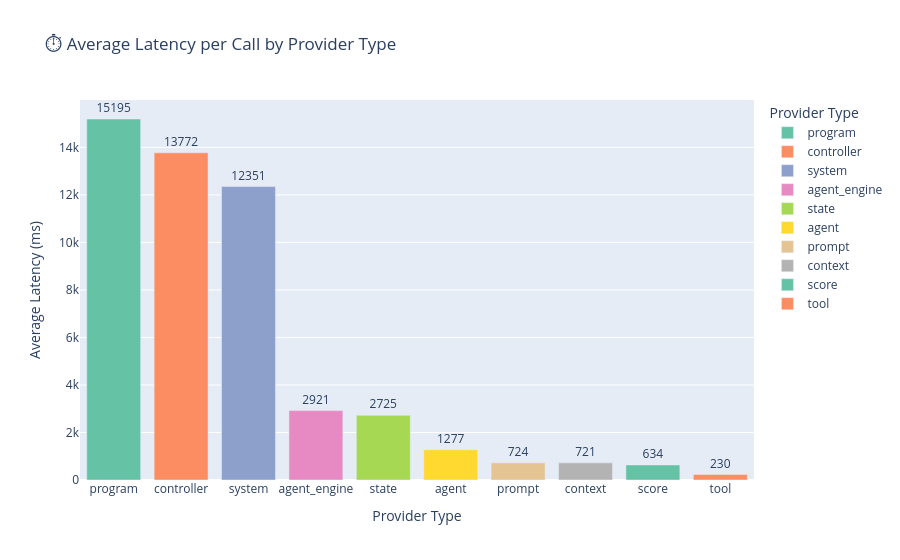

The code cell stored with this chart in its notebook:
### Markdown cell above
### ⏱️ Average Latency per Call by Provider Type

This bar chart displays the **average execution time per invocation** for each `provider_type`, providing a normalized view of performance cost.

#### 🧠 What this code does:
- Groups the log (`df`) by `provider_type`.
- Calculates:
  - **Total latency** (`sum`)
  - **Call count** (`count`)
  - **Average latency per call** (normalized by dividing total by count)
- Rounds the average values to **integers** for cleaner chart labels.
- Renders a **bar chart** with color-coded provider types using a consistent palette.

#### 🔍 What you're observing:
- This view accounts for how frequently a provider is called, exposing **per-call cost**.
- Helpful for spotting **low-frequency but expensive providers** (e.g., `agent_engine`) vs. **high-frequency lightweight tools**.
- Guides decisions around **caching**, **parallelization**, or **refactoring** based on execution efficiency.

Use this alongside total latency charts to balance **frequency** and **impact** across the system.

### Code cell
import plotly.express as px

# Compute total latency and count
latency_stats = (
    df.groupby("provider_type")["latency_ms"]
    .agg(total_latency="sum", call_count="count")
    .reset_index()
)

# Calculate average latency per call
latency_stats["avg_latency_per_call"] = latency_stats["total_latency"] / latency_stats["call_count"]

# Convert label values to integers for display
latency_stats["avg_latency_label"] = latency_stats["avg_latency_per_call"].round().astype(int)

# Sort for visual clarity
latency_stats = latency_stats.sort_values("avg_latency_per_call", ascending=False)

# Plot
fig = px.bar(
    latency_stats,
    x="provider_type",
    y="avg_latency_per_call",
    text="avg_latency_label",
    title="⏱️ Average Latency per Call by Provider Type",
    labels={"provider_type": "Provider Type", "avg_latency_per_call": "Avg Latency (ms)"},
    color="provider_type",
    color_discrete_sequence=px.colors.qualitative.Set2
)
fig.update_traces(textposition="outside")
fig.update_layout(xaxis_title="Provider Type", yaxis_title="Average Latency (ms)")
fig.show()

### Figure 1 — Plotly figure (JSON) as saved in the notebook; plotly's stock layout.template omitted (floating-point values rounded to 4 significant figures)
{"data": [{"hovertemplate": "Provider Type=%{x}<br>Avg Latency (ms)=%{y}<br>avg_latency_label=%{text}<extra></extra>", "legendgroup": "program", "marker": {"color": "rgb(102,194,165)", "pattern": {"shape": ""}}, "name": "program", "orientation": "v", "showlegend": true, "text": [15200.0], "textposition": "outside", "type": "bar", "x": ["program"], "xaxis": "x", "y": [15200.0], "yaxis": "y"}, {"hovertemplate": "Provider Type=%{x}<br>Avg Latency (ms)=%{y}<br>avg_latency_label=%{text}<extra></extra>", "legendgroup": "controller", "marker": {"color": "rgb(252,141,98)", "pattern": {"shape": ""}}, "name": "controller", "orientation": "v", "showlegend": true, "text": [13770.0], "textposition": "outside", "type": "bar", "x": ["controller"], "xaxis": "x", "y": [13770.0], "yaxis": "y"}, {"hovertemplate": "Provider Type=%{x}<br>Avg Latency (ms)=%{y}<br>avg_latency_label=%{text}<extra></extra>", "legendgroup": "system", "marker": {"color": "rgb(141,160,203)", "pattern": {"shape": ""}}, "name": "system", "orientation": "v", "showlegend": true, "text": [12350.0], "textposition": "outside", "type": "bar", "x": ["system"], "xaxis": "x", "y": [12350.0], "yaxis": "y"}, {"hovertemplate": "Provider Type=%{x}<br>Avg Latency (ms)=%{y}<br>avg_latency_label=%{text}<extra></extra>", "legendgroup": "agent_engine", "marker": {"color": "rgb(231,138,195)", "pattern": {"shape": ""}}, "name": "agent_engine", "orientation": "v", "showlegend": true, "text": [2921.0], "textposition": "outside", "type": "bar", "x": ["agent_engine"], "xaxis": "x", "y": [2921.0], "yaxis": "y"}, {"hovertemplate": "Provider Type=%{x}<br>Avg Latency (ms)=%{y}<br>avg_latency_label=%{text}<extra></extra>", "legendgroup": "state", "marker": {"color": "rgb(166,216,84)", "pattern": {"shape": ""}}, "name": "state", "orientation": "v", "showlegend": true, "text": [2725.0], "textposition": "outside", "type": "bar", "x": ["state"], "xaxis": "x", "y": [2725.0], "yaxis": "y"}, {"hovertemplate": "Provider Type=%{x}<br>Avg Latency (ms)=%{y}<br>avg_latency_label=%{text}<extra></extra>", "legendgroup": "agent", "marker": {"color": "rgb(255,217,47)", "pattern": {"shape": ""}}, "name": "agent", "orientation": "v", "showlegend": true, "text": [1277.0], "textposition": "outside", "type": "bar", "x": ["agent"], "xaxis": "x", "y": [1277.0], "yaxis": "y"}, {"hovertemplate": "Provider Type=%{x}<br>Avg Latency (ms)=%{y}<br>avg_latency_label=%{text}<extra></extra>", "legendgroup": "prompt", "marker": {"color": "rgb(229,196,148)", "pattern": {"shape": ""}}, "name": "prompt", "orientation": "v", "showlegend": true, "text": [724.0], "textposition": "outside", "type": "bar", "x": ["prompt"], "xaxis": "x", "y": [724.0], "yaxis": "y"}, {"hovertemplate": "Provider Type=%{x}<br>Avg Latency (ms)=%{y}<br>avg_latency_label=%{text}<extra></extra>", "legendgroup": "context", "marker": {"color": "rgb(179,179,179)", "pattern": {"shape": ""}}, "name": "context", "orientation": "v", "showlegend": true, "text": [721.0], "textposition": "outside", "type": "bar", "x": ["context"], "xaxis": "x", "y": [721.0], "yaxis": "y"}, {"hovertemplate": "Provider Type=%{x}<br>Avg Latency (ms)=%{y}<br>avg_latency_label=%{text}<extra></extra>", "legendgroup": "score", "marker": {"color": "rgb(102,194,165)", "pattern": {"shape": ""}}, "name": "score", "orientation": "v", "showlegend": true, "text": [634.0], "textposition": "outside", "type": "bar", "x": ["score"], "xaxis": "x", "y": [634.1], "yaxis": "y"}, {"hovertemplate": "Provider Type=%{x}<br>Avg Latency (ms)=%{y}<br>avg_latency_label=%{text}<extra></extra>", "legendgroup": "tool", "marker": {"color": "rgb(252,141,98)", "pattern": {"shape": ""}}, "name": "tool", "orientation": "v", "showlegend": true, "text": [230.0], "textposition": "outside", "type": "bar", "x": ["tool"], "xaxis": "x", "y": [229.7], "yaxis": "y"}], "layout": {"barmode": "relative", "legend": {"title": {"text": "Provider Type"}, "tracegroupgap": 0}, "title": {"text": "⏱️ Average Latency per Call by Provider Type"}, "xaxis": {"anchor": "y", "categoryarray": ["program", "controller", "system", "agent_engine", "state", "agent", "prompt", "context", "score", "tool"], "categoryorder": "array", "domain": [0, 1], "title": {"text": "Provider Type"}}, "yaxis": {"anchor": "x", "domain": [0, 1], "title": {"text": "Average Latency (ms)"}}}}
